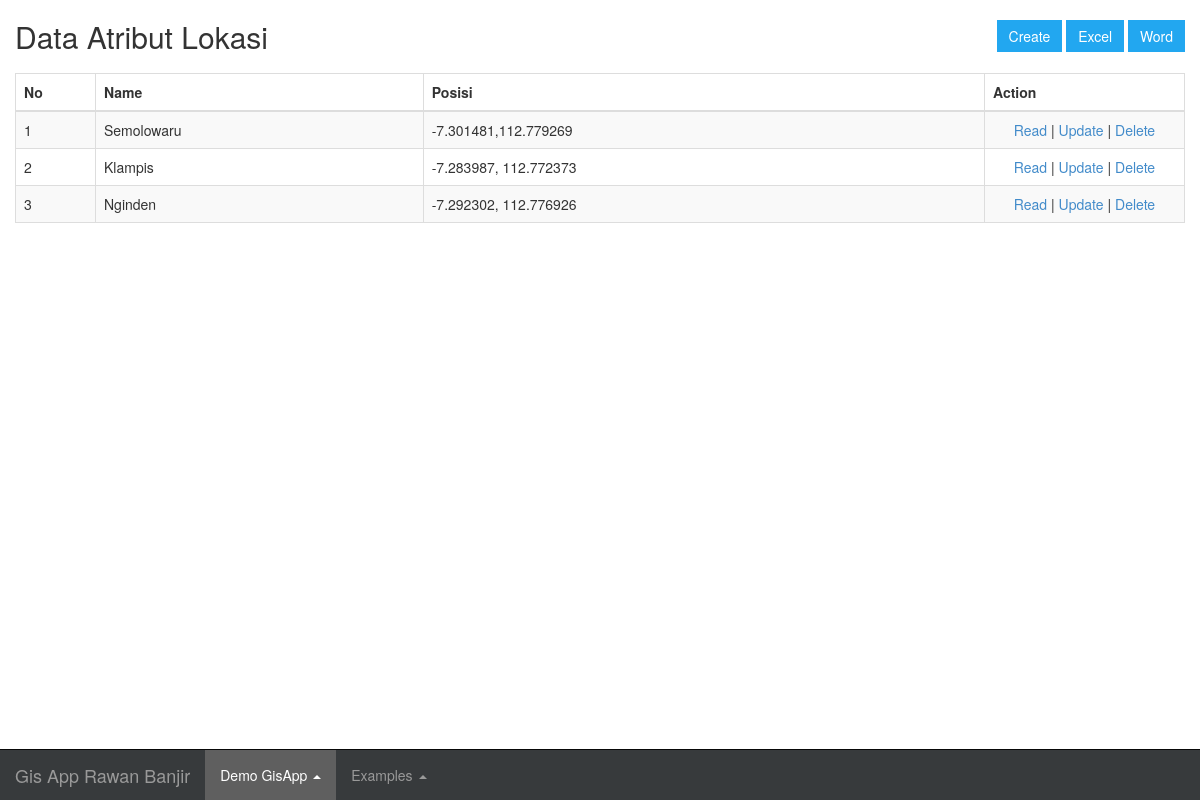
Page /index.php/address on the committed database.
### tables this page shows
CREATE TABLE IF NOT EXISTS `address` (
`id_add` int(10) NOT NULL,
  `name` varchar(100) NOT NULL,
  `posisi` varchar(50) NOT NULL,
  `AtributGambar` varchar(100) NOT NULL
);

### application/controllers/Address.php (called while the page is built, shortened)
<?php
class Address extends CI_Controller
{
        public $lokasi = "Data Atribut Lokasi";
    function __construct()
    {
        $this->load->model('Address_model');
        $this->load->library('form_validation');
    }
    public function index()
    {
        $address = $this->Address_model->get_all();
        $data = array(
            'judul'         => $this->lokasi,
            'content'       => 'address/address_list',
            'address_data' => $address,
        );
        $this->load->view('templateMap', $data);
    }
}

### index.php (called while the page is built, shortened)
<?php
require_once BASEPATH.'core/CodeIgniter.php';

### application/models/Address_model.php (called while the page is built, shortened)
<?php
class Address_model extends CI_Model
{
    public $table = 'address';
    public $id = 'id_add';
    public $order = 'DESC';
    function get_all()
    {
        $this->db->order_by($this->id, $this->order);
        return $this->db->get($this->table)->result();
    }
}

### application/views/address/address_list.php (the view, shortened to what this page needs)
<br>
       <div class="row" style="margin-bottom: 10px">
           <div class="col-md-4">
               <h2 style="margin-top:0px"><?php echo $judul ?></h2>
           </div>
           <div class="col-md-4 text-center">
           </div>
           <div class="col-md-4 text-right">
               <?php echo anchor(site_url('address/create'), 'Create', 'class="btn btn-primary"'); ?>
	<?php echo anchor(site_url('address/excel'), 'Excel', 'class="btn btn-primary"'); ?>
	<?php echo anchor(site_url('address/word'), 'Word', 'class="btn btn-primary"'); ?>
    </div>
       </div>
       <table class="table table-bordered table-striped" id="mytable">
           <thead>
               <tr>
                   <th width="80px">No</th>
	    <th>Name</th>
	    <th>Posisi</th>
	    <th>Action</th>
               </tr>
           </thead>
    <tbody>
           <?php
           $start = 0;
           foreach ($address_data as $address)
           {
               ?>
               <tr>
	    <td><?php echo ++$start ?></td>
	    <td><?php echo $address->name ?></td>
	    <td><?php echo $address->posisi ?></td>
	    <td style="text-align:center" width="200px">
		<?php
		echo anchor(site_url('address/read/'.$address->id_add),'Read');
		echo ' | ';
		echo anchor(site_url('address/update/'.$address->id_add),'Update');
		echo ' | ';
		echo anchor(site_url('address/delete/'.$address->id_add),'Delete','onclick="javasciprt: return confirm(\'Are You Sure ?\')"');
		?>
	    </td>
        </tr>
               <?php
           }
           ?>
           </tbody>
       </table>

### rows in the picture
address: name "Semolowaru", posisi "-7.301481,112.779269", id_add "Read", id_add "Update", id_add "Delete"
address: name "Klampis", posisi "-7.283987, 112.772373", id_add "Read", id_add "Update", id_add "Delete"
address: name "Nginden", posisi "-7.292302, 112.776926", id_add "Read", id_add "Update", id_add "Delete"

### other values in the picture
$judul "Data Atribut Lokasi"
anchor(site_url('address/excel'), 'Excel', 'class="btn btn-primary"') "Excel"
anchor(site_url('address/word'), 'Word', 'class="btn btn-primary"') "Word"
